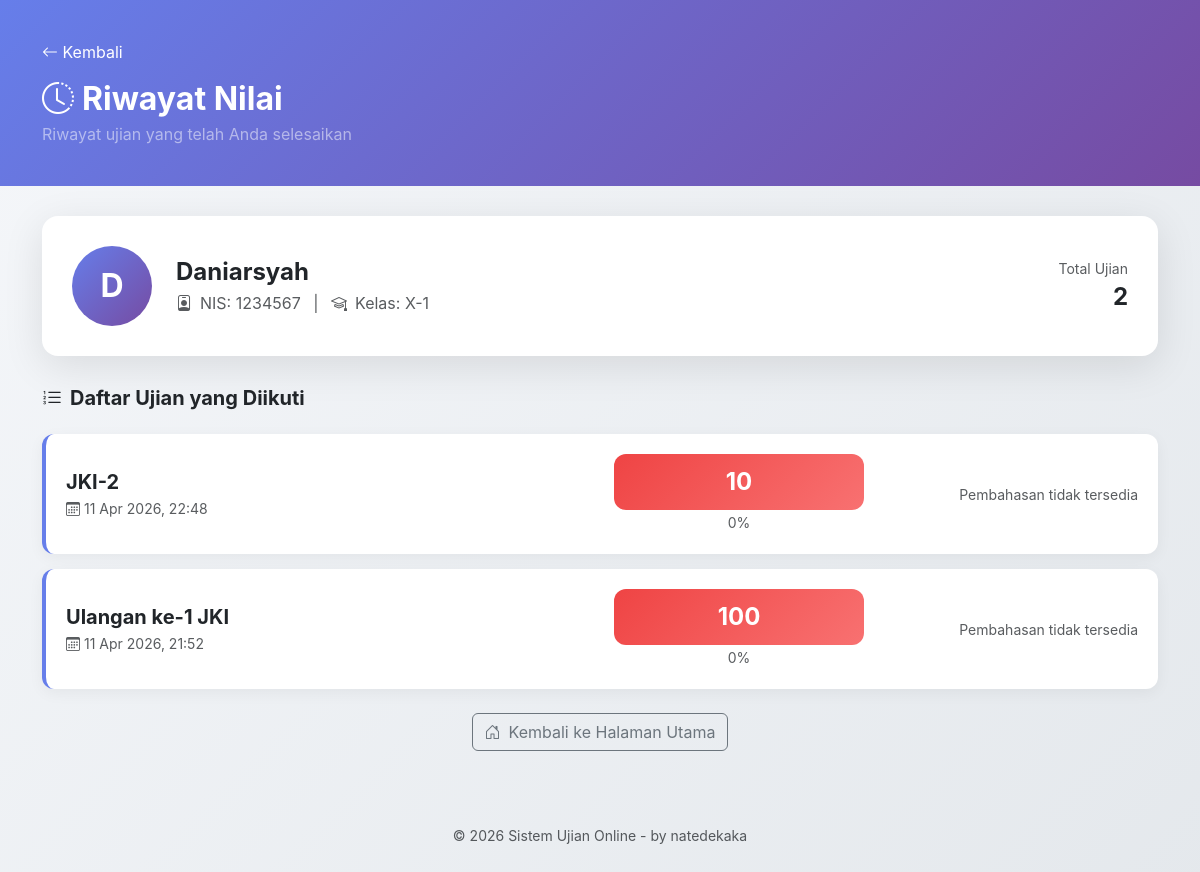
Page /riwayat.php?nis=1234567 on the committed database.
### tables this page shows
CREATE TABLE `hasil_ujian` (
  `id` int NOT NULL AUTO_INCREMENT,
  `id_ujian` int NOT NULL,
  `nis` varchar(50) NOT NULL,
  `nama` varchar(100) NOT NULL,
  `kelas` varchar(50) NOT NULL,
  `total_skor` int DEFAULT '0',
  `waktu_submit` datetime DEFAULT CURRENT_TIMESTAMP,
  `detail_jawaban` text,
  `device_fingerprint` varchar(64) DEFAULT NULL,
  `ip_address` varchar(45) DEFAULT NULL,
  `total_violations` int DEFAULT '0',
  `submitted_at` datetime DEFAULT NULL,
  PRIMARY KEY (`id`),
  KEY `id_ujian` (`id_ujian`),
  KEY `idx_ujian_nis` (`id_ujian`,`nis`),
  CONSTRAINT `hasil_ujian_ibfk_1` FOREIGN KEY (`id_ujian`) REFERENCES `ujian` (`id`) ON DELETE CASCADE
);

CREATE TABLE `ujian` (
  `id` int NOT NULL AUTO_INCREMENT,
  `judul_ujian` varchar(255) NOT NULL,
  `deskripsi` text,
  `status` enum('aktif','nonaktif') DEFAULT 'nonaktif',
  `tgl_dibuat` datetime DEFAULT CURRENT_TIMESTAMP,
  `updated_at` timestamp NULL DEFAULT CURRENT_TIMESTAMP ON UPDATE CURRENT_TIMESTAMP,
  `kode_ujian` varchar(20) DEFAULT NULL,
  `allow_ip` text,
  `enable_browser_lock` enum('ya','tidak') DEFAULT 'tidak',
  `max_violations` int DEFAULT '3',
  `enable_device_check` enum('ya','tidak') DEFAULT 'tidak',
  `waktu_tersedia` int DEFAULT '0',
  `acak_soal` enum('ya','tidak') DEFAULT 'tidak',
  `acak_opsi` enum('ya','tidak') DEFAULT 'tidak',
  `tampilkan_review` enum('ya','tidak') DEFAULT 'tidak',
  `tampilkan_skor` enum('ya','tidak') DEFAULT 'ya',
  PRIMARY KEY (`id`)
);

### riwayat.php (the view, shortened to what this page needs)
<?php
require_once 'config/init_sekolah.php';
$nis = trim($_GET['nis']);
$has_review_col = false;
$result_cols = $conn->query("SHOW COLUMNS FROM ujian LIKE 'tampilkan_review'");
if ($result_cols && $result_cols->num_rows > 0) {
    $has_review_col = true;
}
if ($has_review_col) {
    $stmt = $conn->prepare("
        SELECT h.*, u.judul_ujian, u.tampilkan_review
        FROM hasil_ujian h
        JOIN ujian u ON h.id_ujian = u.id
        WHERE h.nis = ?
        ORDER BY h.waktu_submit DESC
    ");
}
$stmt->bind_param("s", $nis);
$stmt->execute();
$result = $stmt->get_result();
$riwayat_list = [];
while ($row = $result->fetch_assoc()) {
    $riwayat_list[] = $row;
}
$stmt = $conn->prepare("SELECT DISTINCT nama, kelas FROM hasil_ujian WHERE nis = ? LIMIT 1");
$stmt->bind_param("s", $nis);
$stmt->execute();
$result = $stmt->get_result();
$siswa = $result->fetch_assoc();
?>
<!DOCTYPE html>
<html lang="id">
<head>
    <link href="vendor/bootstrap/bootstrap.min.css" rel="stylesheet">
    <link rel="stylesheet" href="vendor/bootstrap-icons/bootstrap-icons.min.css">
</head>
<body>
    <div class="hero-section">
        <div class="container">
            <a href="index.php" class="text-white text-decoration-none mb-3 d-inline-block">
                <i class="bi bi-arrow-left"></i> Kembali
            </a>
            <div class="row align-items-center">
                <div class="col-md-8">
                    <h2 class="text-white fw-bold mb-1">
                        <i class="bi bi-clock-history me-2"></i>Riwayat Nilai
                    </h2>
                    <p class="text-white-50 mb-0">Riwayat ujian yang telah Anda selesaikan</p>
                </div>
            </div>
        </div>
    </div>
    <div class="container pb-5">
        <?php if ($siswa): ?>
        <div class="profile-card">
            <div class="row align-items-center">
                <div class="col-auto">
                    <div class="profile-avatar">
                        <?= strtoupper(substr($siswa['nama'] ?? 'S', 0, 1)) ?>
                    </div>
                </div>
                <div class="col">
                    <h4 class="fw-bold mb-1"><?= htmlspecialchars($siswa['nama']) ?></h4>
                    <p class="text-muted mb-0">
                        <i class="bi bi-person-badge me-2"></i>NIS: <?= htmlspecialchars($nis) ?>
                        <span class="mx-2">|</span>
                        <i class="bi bi-mortarboard me-2"></i>Kelas: <?= htmlspecialchars($siswa['kelas']) ?>
                    </p>
                </div>
                <div class="col-auto text-end">
                    <div class="text-muted small">Total Ujian</div>
                    <div class="fw-bold fs-4"><?= count($riwayat_list) ?></div>
                </div>
            </div>
        </div>
        <?php endif; ?>
        <h5 class="fw-bold mb-4">
            <i class="bi bi-list-ol me-2"></i>Daftar Ujian yang Diikuti
        </h5>
        <?php if (count($riwayat_list) > 0): ?>
            <?php foreach ($riwayat_list as $rw): ?>
            <?php
            $stmt = $conn->prepare("SELECT COUNT(*) as total FROM soal WHERE id_ujian = ?");
            $stmt->bind_param("i", $rw['id_ujian']);
            $stmt->execute();
            $jml_soal = $stmt->get_result()->fetch_assoc()['total'];
            $nilai_persen = $jml_soal > 0 ? round(($rw['total_skor'] / ($jml_soal * 10)) * 100) : 0;
            if ($nilai_persen >= 80) {
                $skor_class = 'skor-sangat-baik';
            } elseif ($nilai_persen >= 60) {
                $skor_class = 'skor-baik';
            } elseif ($nilai_persen >= 40) {
                $skor_class = 'skor-cukup';
            } else {
                $skor_class = 'skor-kurang';
            }
            ?>
            <div class="history-card">
                <div class="row align-items-center">
                    <div class="col-md-6">
                        <h5 class="fw-bold mb-1"><?= htmlspecialchars($rw['judul_ujian']) ?></h5>
                        <p class="text-muted mb-0 small">
                            <i class="bi bi-calendar3 me-1"></i><?= date('d M Y, H:i', strtotime($rw['waktu_submit'])) ?>
                        </p>
                    </div>
                    <div class="col-md-3 text-center">
                        <div class="skor-badge <?= $skor_class ?>">
                            <?= $rw['total_skor'] ?>
                        </div>
                        <small class="text-muted"><?= $nilai_persen ?>%</small>
                    </div>
                    <div class="col-md-3 text-end">
                        <?php if ($has_review_col && isset($rw['tampilkan_review']) && $rw['tampilkan_review'] === 'ya'): ?>
                        <a href="review.php?nis=<?= urlencode($nis) ?>&id_ujian=<?= $rw['id_ujian'] ?>" class="btn btn-review">
                            <i class="bi bi-card-checklist me-1"></i>Lihat Pembahasan
                        </a>
                        <?php else: ?>
                        <span class="text-muted small">Pembahasan tidak tersedia</span>
                        <?php endif; ?>
                    </div>
                </div>
            </div>
            <?php endforeach; ?>
        <?php endif; ?>
        <div class="text-center mt-4">
            <a href="index.php" class="btn btn-outline-secondary">
                <i class="bi bi-house-door me-2"></i>Kembali ke Halaman Utama
            </a>
        </div>
        <footer class="text-center text-muted py-4 mt-5">
            <small>&copy; <?= date('Y') ?> Sistem Ujian Online - by natedekaka</small>
        </footer>
    </div>
</body>
</html>

### rows in the picture
hasil_ujian: id_ujian.judul_ujian "JKI-2", waktu_submit "11 Apr 2026, 22:48", total_skor "10", nilai_persen "0"
hasil_ujian: id_ujian.judul_ujian "Ulangan ke-1 JKI", waktu_submit "11 Apr 2026, 21:52", total_skor "100", nilai_persen "0"

### other values in the picture
substr($siswa['nama'] ?? 'S', 0, 1) "D"
$siswa['nama'] "Daniarsyah"
$nis "1234567"
$siswa['kelas'] "X-1"
count($riwayat_list) "2"
